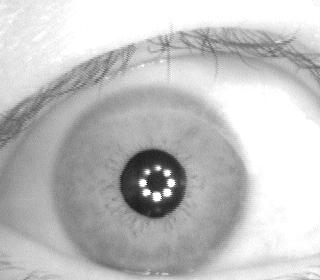
#> input picture S1202R03.jpg, 320 x 280 px
$ python garbage.py
#> lines starting #> are read from the running program, lines starting #| are printed output that depends on the picture; after the words box and inside, x2 and y2 are one past the last pixel; in counts of white or black regions, pixels touching at a corner belong together; long printed decimals are rounded
import numpy as np
import cv2

from tkinter import ttk
from tkinter.messagebox import showinfo
import tkinter as tk
from tkinter import filedialog
from tkinter.filedialog import askopenfile
from PIL import Image, ImageTk
import matplotlib.pyplot as plt
import statistics

class Iris_detection():
    def __init__(self, image_path):
        self._img = None
        self._img_path = image_path
        self._pupil = None
        self._iris_radius = None

    def load_image(self):

        self._img = cv2.imread(self._img_path)
#> self._img is the input picture: shape (280, 320, 3); min 5, max 255, mean 193.5
        self._original = self._img
        if type(self._img) is type(None):
            return False
        else:
            return True

    def convert_to_gray_scale(self):
        self._img = cv2.cvtColor(self._img, cv2.COLOR_BGR2GRAY)
#> self._img: shape (280, 320)

    def detect_pupil(self):
        _, thresh = cv2.threshold(self._img, 90, 255, cv2.THRESH_BINARY)
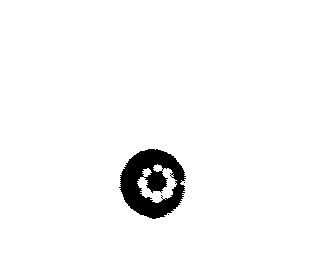
#> thresh: shape (280, 320); 96.9% white; 3 black regions (2 under 20 px)
        contours, _ = cv2.findContours(thresh, cv2.RETR_LIST, cv2.CHAIN_APPROX_SIMPLE)
#> contours = 15 contours, 12 with area under 20; largest, box (x1, y1, x2, y2) and area: (0, 0, 320, 280) 89001, (118, 148, 187, 220) 3596, (137, 164, 177, 203) 581
        #cv2.imwrite('opencv_th_tz.jpg', thresh)
        print(len(contours))
#| 15
        img_with_contours = np.copy(self._img)
        #cv2.drawContours(self._original, contours, -2, (0, 255, 0))
        cv2.drawContours(img_with_contours, contours, -2, (0, 255, 0))
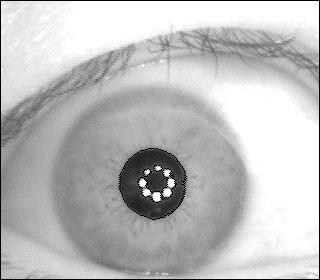
#> img_with_contours: shape (280, 320); min 0, max 255, mean 189.9
        # [16 lines of commented-out code are left out]
        c = cv2.HoughCircles(img_with_contours, cv2.HOUGH_GRADIENT, 2, 200, maxRadius=60)
#> c = [[155, 183, 35.6]]

        for l in c:
            for circle in l:
                center = (int(circle[0]), int(circle[1]))
                radius = int(circle[2])
                print('wtf',radius)
                cv2.circle(self._img, center, radius, (0, 0, 0), thickness=-1)
                #cv2.circle(self._original, center, radius, (0, 255, 0), thickness=1) #activar
                # cv2.imshow("pupil",self._img)
                # cv2.waitKey(0)
                self._pupil = (center[0], center[1], radius)
#> this loop made 1 pass
#| wtf 35
#> self._img: shape (280, 320); min 0, max 255, mean 189.8

    def detect_iris(self):
        _, t = cv2.threshold(self._img, 195, 255, cv2.THRESH_BINARY)
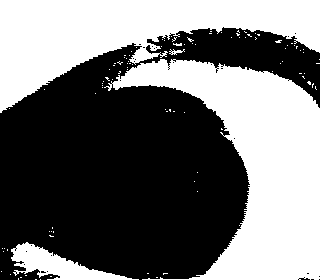
#> t: shape (280, 320); 44.8% white; 103 white regions (99 under 20 px)
        contours, _ = cv2.findContours(t, cv2.RETR_EXTERNAL, cv2.CHAIN_APPROX_SIMPLE)
#> contours = 103 contours, 99 with area under 20; largest, box (x1, y1, x2, y2) and area: (104, 59, 320, 280) 20574, (0, 0, 320, 113) 16348, (11, 242, 139, 280) 1768, (169, 49, 185, 55) 26
        cv2.imwrite('opencv_th_tz.jpg', t)
        img_with_contours = np.copy(self._img)
        cv2.drawContours(img_with_contours, contours, -1, (0, 255, 0))
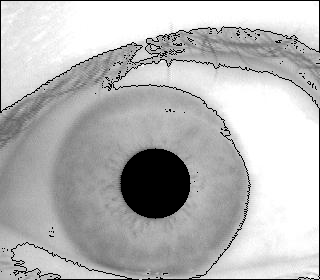
#> img_with_contours: shape (280, 320); min 0, max 255, mean 183.4


        c = cv2.HoughCircles(img_with_contours, cv2.HOUGH_GRADIENT, 2, self._pupil[2] * 2, maxRadius=170, minRadius=80)
#> c = [[151, 183, 98.4], [217, 137, 111.6]]
        print('len1',len(c))
#| len1 1
        for l in c:
            print('len',len(l))
            for circle in l:
                print('circle',circle)
                center = (self._pupil[0], self._pupil[1])
                radius = int(circle[2])
                self._iris_radius = radius
                mask = np.zeros((self._img.shape[0], self._img.shape[1], 1), np.uint8)
                print('lol',radius)
                cv2.circle(mask, center, radius, (255, 255, 255), thickness = -1)
                #cv2.circle(self._original, center, radius, (255, 255, 255), thickness = 1)
                self._img = cv2.bitwise_and(self._img, mask)
                break
#> this loop made 1 pass
#> l on pass 1: [[151, 183, 98.4], [217, 137, 111.6]]
#| len 2
#| circle [151.  183.   98.4]
#| lol 98
#> mask: shape (280, 320, 1); 33.6% white; 1 white region, box (x1, y1, x2, y2) and area: (57, 85, 254, 280) 30121

    def detect_anomalies(self):

        _, thresh = cv2.threshold(self._img, 140, 255, cv2.THRESH_BINARY)
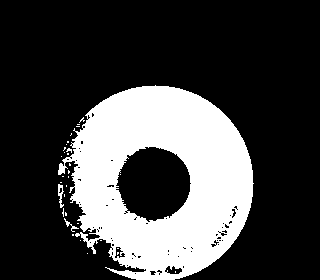
#> thresh: shape (280, 320); 26.4% white; 32 white regions (29 under 20 px)
        contours, _ = cv2.findContours(thresh, cv2.RETR_LIST, cv2.CHAIN_APPROX_SIMPLE)
#> contours = 111 contours, 104 with area under 20; largest, box (x1, y1, x2, y2) and area: (58, 85, 254, 280) 27465, (115, 146, 192, 223) 4260, (164, 265, 183, 275) 110, (114, 246, 126, 259) 83, (58, 184, 64, 208) 58, (231, 208, 237, 219) 30, (149, 270, 157, 276) 25
        cv2.imwrite('opencv_th_tz.jpg', thresh)

        contour_list = []
        #print('lenjorge',len(contours))
        for contour in contours:
            approx = cv2.approxPolyDP(contour,0.01*cv2.arcLength(contour,True),True)
            area = cv2.contourArea(contour)
            #print('lol1',len(approx),area)
            if ((len(approx) < 11) & (area < 100) ):
                #print('lol2',len(approx),area)
                contour_list.append(contour)
#> this loop made 111 passes
#> area on passes 4, 7, 27: 25, 110.5, 83
#> after the loop, contour_list = 97 contours, all with area under 20

        #cv2.imwrite('opencv_th_tz.jpg', thresh)
        #print(len(contours))
        img_with_contours = np.copy(self._img)
        #cv2.drawContours(self._original, contours, -2, (0, 255, 0))
        cv2.drawContours(self._original, contour_list, -2, (255, 0, 0))
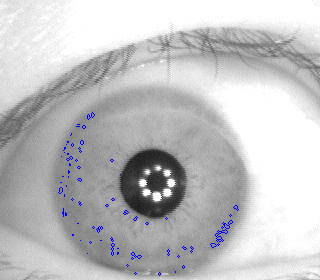
#> self._original: shape (280, 320, 3); 0.55% of pixels changed, all inside (x1, y1, x2, y2) = (58, 112, 239, 276)
        # _, t = cv2.threshold(self._img, 0, 10, cv2.THRESH_BINARY)
        # contours, _ = cv2.findContours(t, cv2.RETR_EXTERNAL, cv2.CHAIN_APPROX_SIMPLE)

        # img_with_contours = np.copy(self._img)
        # cv2.drawContours(self._original, contours, -1, (0, 255, 0))


        # # c = cv2.HoughCircles(img_with_contours, cv2.HOUGH_GRADIENT, 2, self._pupil[2] * 2, maxRadius=170, minRadius=80)
        # # for l in c:
        # #     for circle in l:
        # #         center = (self._pupil[0], self._pupil[1])
        # #         radius = int(circle[2])
        # #         mask = np.zeros((self._img.shape[0], self._img.shape[1], 1), np.uint8)
        # #         cv2.circle(mask, center, radius, (255, 255, 255), thickness = -1)
        # #         self._img = cv2.bitwise_and(self._img, mask)

    def histogram(self):
        # print(type(self._img))
        print('size',self._img.shape)

        imgpath = "test.tiff"
        img = cv2.imread(imgpath,0)
        data_f = self._img.ravel()
        data_f = np.delete(data_f, np.where(data_f == 0))
        plt.subplot(1,2,1)
        #plt.imshow(img,cmap='gray')
        plt.imshow(self._img)
        plt.title('image')
        plt.xticks([])
        plt.yticks([])

        plt.subplot(1,2,2)
        plt.hist(data_f,256,[0,255])
        plt.title('histogram')

        plt.show()

    def information(self):
        print('information')

        data = self._img.ravel()
        data_f = np.delete(data, np.where(data == 0))
        mean = statistics.mean(data_f)
#> mean = 163
        averague = np.average(data_f)
#> averague = 163.5
        median = statistics.median(data_f)
#> median = 35
        mode = statistics.mode(data_f)
#> mode = 176
        p5,p10,q1,q2,q3,p90= np.percentile(data_f, [5,10,25,50,75,90])
#> p5 = 136; p10 = 140; q1 = 150; q2 = 163; q3 = 175; p90 = 185
        iqr = q3 - q1
#> iqr = 25
        threshold = q1-1.5*iqr
#> threshold = 112.5
        max_value_words = max(data_f)
#> max_value_words = 255
        min_value_words = min(data_f)
#> min_value_words = 43
        var_value = np.var(data_f)
#> var_value = 382.1
        std_value = np.std(data_f)
#> std_value = 19.55
        print("mean:", mean)
#| mean: 163
        print("averague:", averague)
#| averague: 163.452
        print("median:", median)
#| median: 35.0
        print("q2:", q2)
#| q2: 163.0
        print("mode:", mode)
#| mode: 176
        print("q1:", q1)
#| q1: 150.0
        print("q3:", q3)
#| q3: 175.0
        print("p90:", p90)
#| p90: 185.0
        print("p5:", p5)
#| p5: 136.0
        print("p10:", p10)
#| p10: 140.0
        print("iqr:", iqr)
#| iqr: 25.0
        print("threshold atypical values",threshold)
#| threshold atypical values 112.5
        print("max:", max_value_words)
#| max: 255
        print("min:", min_value_words)
#| min: 43
        print("range:", max_value_words-min_value_words)
#| range: 212
        print("var:", var_value)
#| var: 382.073
        print("std:",std_value)
#| std: 19.547

    def draw_circules(self):
        radius_pupil = self._pupil[2]
        radius_iris = self._iris_radius
        print('pupil ',radius_pupil )
        print('iris ',radius_iris )
        diff = radius_iris - radius_pupil
        percentages = [0.01333 , 0.3222 , 0.4888 , 0.6888 , 0.8666,0.9555,1]
        raddi = [int(diff*x+radius_pupil) for x in percentages]

        print(raddi)
        center = (self._pupil[0], self._pupil[1])
        for radius in raddi:
            cv2.circle(self._original, center, radius, (0, 255, 0), thickness = 1)
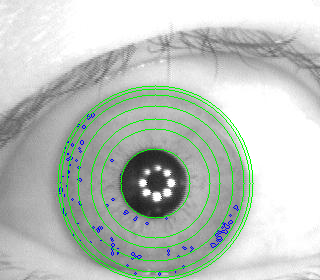
#> self._original: shape (280, 320, 3); 3.2% of pixels changed, all inside (x1, y1, x2, y2) = (57, 85, 254, 280)
    def start_detection(self):

        if(self.load_image()):
            self.convert_to_gray_scale()
            self.detect_pupil()
            self.detect_iris()
            self.detect_anomalies()
            self.information()
            #self.histogram()
            self.draw_circules()
            #imS = cv2.resize(self._img, (1280,720))
            #cv2.imshow("Result",imS)
            cv2.imshow("Result",self._original)
            #cv2.imshow("Result",self._img)
            cv2.waitKey(0)
        else:
            print('Image file "' + self._img_path + '" could not be loaded.')
        #cv2.destroyAllWindows()
        return self._img


# f_types = [('Jpg Files', '*.jpg')]
# filename = filedialog.askopenfilename(filetypes=f_types)
# id = Iris_detection(filename)

id = Iris_detection('S1202R03.jpg')

id.start_detection()

$ run again, with S1214R01.jpg copied over S1202R03.jpg
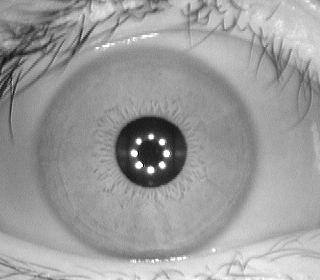
#> input picture S1214R01.jpg, 320 x 280 px
#> in load_image, self._img is the input picture: shape (280, 320, 3); min 0, max 255, mean 156.3
#> in detect_pupil, `_, thresh = cv2.threshold(self._img, 90, 255, cv2.THRESH_BINARY)`:
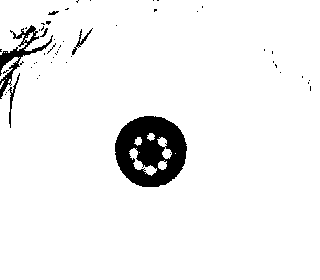
#> thresh: shape (280, 320); 94.8% white; 52 black regions (46 under 20 px)
#> in detect_pupil, `contours, _ = cv2.findContours(thresh, cv2.RETR_LIST, cv2.CHAIN_APPROX..`: contours = 81 contours, 67 with area under 20; largest, box (x1, y1, x2, y2) and area: (0, 0, 320, 280) 87896, (114, 115, 188, 188) 4146, (129, 148, 157, 176) 196, (8, 72, 21, 129) 182, (157, 137, 172, 159) 118
#| 81
#> in detect_pupil, `c = cv2.HoughCircles(img_with_contours, cv2.HOUGH_GRADIENT, 2, 200, ma..`: c = [[151, 155, 41.2]]
#> the loop in detect_pupil, `for l in c:` made 1 pass
#> (printed output is left out)
#> t: shape (280, 320); 11.6% white; 148 white regions (135 under 20 px)
#> in detect_iris, `contours, _ = cv2.findContours(t, cv2.RETR_EXTERNAL, cv2.CHAIN_APPROX_..`: contours = 148 contours, 137 with area under 20; largest, box (x1, y1, x2, y2) and area: (17, 222, 320, 280) 6571, (250, 5, 320, 66) 1838, (90, 2, 114, 21) 238, (238, 0, 250, 29) 138, (300, 238, 320, 252) 99
#> in detect_iris, `c = cv2.HoughCircles(img_with_contours, cv2.HOUGH_GRADIENT, 2, self._p..`: c = [[157, 159, 157.8], [239, 129, 129.2], [75, 163, 116]]
#| len1 1
#> the loop in detect_iris, `for l in c:` made 1 pass
#> l on pass 1: [[157, 159, 157.8], [239, 129, 129.2], [75, 163, 116]]
#> (printed output is left out)
#> in detect_anomalies, `contours, _ = cv2.findContours(thresh, cv2.RETR_LIST, cv2.CHAIN_APPROX..`: contours = 388 contours, 368 with area under 20; largest, box (x1, y1, x2, y2) and area: (0, 0, 309, 280) 61048, (103, 110, 194, 198) 5684, (180, 58, 259, 203) 2836, (20, 52, 41, 77) 120, (119, 8, 135, 22) 91
#> the loop in detect_anomalies, `for contour in contours:` made 388 passes
#> area on passes 5, 25, 35: 70, 37, 50.5
#> after the loop in detect_anomalies, `for contour in contours:`: contour_list = 361 contours, 360 with area under 20; largest, box (x1, y1, x2, y2) and area: (237, 191, 242, 201) 24
#> mean = 159
#> averague = 159.6
#> median = 157
#> mode = 160
#> p5 = 125; p10 = 132; q1 = 143; q2 = 157; q3 = 173; p90 = 194
#> iqr = 30
#> threshold = 98
#> max_value_words = 255
#> min_value_words = 15
#> var_value = 631.3
#> std_value = 25.13
#| mean: 159
#| averague: 159.625
#| median: 157
#| q2: 157.0
#| mode: 160
#| q1: 143.0
#| q3: 173.0
#| p90: 194.0
#| p5: 125.0
#| p10: 132.0
#| iqr: 30.0
#| threshold atypical values 98.0
#| max: 255
#| min: 15
#| range: 240
#| var: 631.343
#| std: 25.127
#> after the loop in draw_circules, `for radius in raddi:`:
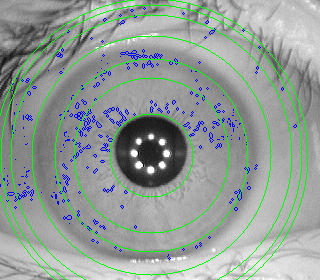
#> self._original: shape (280, 320, 3); mean B, G, R 151.5, 157.5, 146.6

$ run again, with 001_1_1.jpg copied over S1202R03.jpg
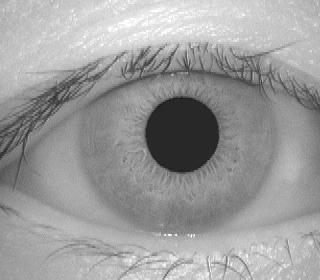
#> input picture 001_1_1.jpg, 320 x 280 px
#> in load_image, self._img is the input picture: shape (280, 320, 3); min 19, max 255, mean 155.9
#> in detect_pupil, `_, thresh = cv2.threshold(self._img, 90, 255, cv2.THRESH_BINARY)`:
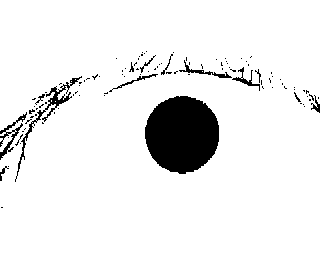
#> thresh: shape (280, 320); 93% white; 104 black regions (90 under 20 px)
#> in detect_pupil, `contours, _ = cv2.findContours(thresh, cv2.RETR_LIST, cv2.CHAIN_APPROX..`: contours = 160 contours, 137 with area under 20; largest, box (x1, y1, x2, y2) and area: (0, 0, 320, 280) 88597, (144, 95, 220, 175) 4608, (44, 81, 72, 111) 328, (178, 59, 233, 79) 238, (16, 119, 38, 177) 210
#| 160
#> in detect_pupil, `c = cv2.HoughCircles(img_with_contours, cv2.HOUGH_GRADIENT, 2, 200, ma..`: c = [[185, 127, 41.2]]
#> the loop in detect_pupil, `for l in c:` made 1 pass
#> (printed output is left out)
#> t: shape (280, 320); 17.8% white; 227 white regions (202 under 20 px)
#> in detect_iris, `contours, _ = cv2.findContours(t, cv2.RETR_EXTERNAL, cv2.CHAIN_APPROX_..`: contours = 226 contours, 215 with area under 20; largest, box (x1, y1, x2, y2) and area: (5, 0, 305, 73) 12068, (137, 250, 209, 280) 827, (234, 239, 277, 277) 700, (122, 270, 165, 280) 217, (208, 251, 225, 280) 136
#> in detect_iris, `c = cv2.HoughCircles(img_with_contours, cv2.HOUGH_GRADIENT, 2, self._p..`: c = [[149, 149, 129.2], [233, 173, 107.2]]
#| len1 1
#> the loop in detect_iris, `for l in c:` made 1 pass
#> l on pass 1: [[149, 149, 129.2], [233, 173, 107.2]]
#> (printed output is left out)
#> in detect_anomalies, `contours, _ = cv2.findContours(thresh, cv2.RETR_LIST, cv2.CHAIN_APPROX..`: contours = 382 contours, 363 with area under 20; largest, box (x1, y1, x2, y2) and area: (70, 0, 308, 100) 10414, (57, 94, 312, 257) 9436, (106, 78, 251, 209) 5374, (247, 132, 272, 165) 184, (57, 96, 82, 120) 122
#> the loop in detect_anomalies, `for contour in contours:` made 382 passes
#> area on passes 24, 36, 49: 41, 23, 22.5
#> after the loop in detect_anomalies, `for contour in contours:`: contour_list = 348 contours, 346 with area under 20; largest, box (x1, y1, x2, y2) and area: (122, 156, 128, 164) 25, (183, 181, 187, 191) 21
#> mean = 154
#> averague = 154.1
#> median = 18
#> mode = 134
#> p5 = 106; p10 = 121; q1 = 133; q2 = 146; q3 = 170; p90 = 213
#> iqr = 37
#> threshold = 77.5
#> max_value_words = 255
#> min_value_words = 27
#> var_value = 1245.4
#> std_value = 35.29
#| mean: 154
#| averague: 154.118
#| median: 18.0
#| q2: 146.0
#| mode: 134
#| q1: 133.0
#| q3: 170.0
#| p90: 213.0
#| p5: 106.0
#| p10: 121.0
#| iqr: 37.0
#| threshold atypical values 77.5
#| max: 255
#| min: 27
#| range: 228
#| var: 1245.364
#| std: 35.290
#> after the loop in draw_circules, `for radius in raddi:`:
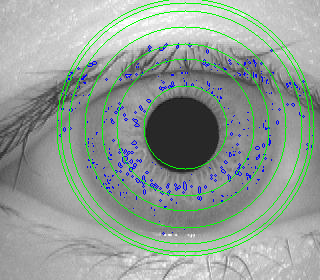
#> self._original: shape (280, 320, 3); mean B, G, R 150.9, 157.7, 147.1

$ run again, with 001_1_2.jpg copied over S1202R03.jpg
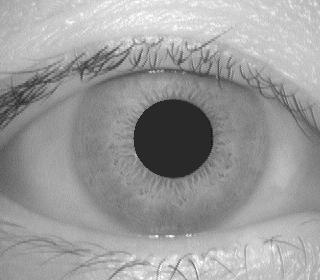
#> input picture 001_1_2.jpg, 320 x 280 px
#> in load_image, self._img is the input picture: shape (280, 320, 3); min 12, max 255, mean 155
#> in detect_pupil, `contours, _ = cv2.findContours(thresh, cv2.RETR_LIST, cv2.CHAIN_APPROX..`: contours = 148 contours, 138 with area under 20; largest, box (x1, y1, x2, y2) and area: (0, 0, 320, 280) 88182, (132, 98, 215, 180) 5095, (184, 70, 217, 80) 128, (77, 60, 91, 80) 91, (106, 60, 123, 72) 58
#| 148
#> in detect_pupil, `c = cv2.HoughCircles(img_with_contours, cv2.HOUGH_GRADIENT, 2, 200, ma..`: c = [[123, 79, 36.8]]
#> the loop in detect_pupil, `for l in c:` made 1 pass
#> (printed output is left out)
#> t: shape (280, 320); 17.8% white; 184 white regions (169 under 20 px)
#> in detect_iris, `contours, _ = cv2.findContours(t, cv2.RETR_EXTERNAL, cv2.CHAIN_APPROX_..`: contours = 182 contours, 174 with area under 20; largest, box (x1, y1, x2, y2) and area: (18, 0, 320, 84) 11841, (192, 232, 281, 280) 1809, (122, 251, 182, 280) 768, (177, 259, 197, 280) 186, (276, 67, 300, 80) 74, (279, 247, 294, 265) 41, (124, 254, 136, 263) 39, (188, 39, 201, 49) 26
#> in detect_iris, `c = cv2.HoughCircles(img_with_contours, cv2.HOUGH_GRADIENT, 2, self._p..`: c = [[159, 147, 131.4], [225, 177, 100.6], [79, 129, 129.2], [289, 137, 124.8]]
#| len1 1
#> the loop in detect_iris, `for l in c:` made 1 pass
#| len 4
#| circle [159.  147.  131.4]
#| lol 131
#> in detect_anomalies, `contours, _ = cv2.findContours(thresh, cv2.RETR_LIST, cv2.CHAIN_APPROX..`: contours = 283 contours, 266 with area under 20; largest, box (x1, y1, x2, y2) and area: (0, 0, 254, 86) 14697, (25, 94, 98, 208) 3650, (100, 109, 225, 209) 2674, (18, 71, 88, 120) 620, (153, 77, 197, 101) 411
#> the loop in detect_anomalies, `for contour in contours:` made 283 passes
#> area on passes 17, 54: 22.5, 21
#> after the loop in detect_anomalies, `for contour in contours:`: contour_list = 260 contours, 257 with area under 20; largest, box (x1, y1, x2, y2) and area: (139, 188, 144, 196) 22, (104, 121, 109, 130) 22, (111, 167, 116, 178) 21
#> mean = 146
#> median = 18
#> mode = 41
#> q1 = 128; q2 = 146; q3 = 186; p90 = 212
#> iqr = 58
#> threshold = 41
#> max_value_words = 255
#> min_value_words = 12
#> var_value = 2679.7
#> std_value = 51.77
#| mean: 146
#| averague: 146.022
#| median: 18.0
#| q2: 146.0
#| mode: 41
#| q1: 128.0
#| q3: 186.0
#| p90: 212.0
#| p5: 41.0
#| p10: 41.0
#| iqr: 58.0
#| threshold atypical values 41.0
#| max: 255
#| min: 12
#| range: 243
#| var: 2679.708
#| std: 51.766
#> after the loop in draw_circules, `for radius in raddi:`:
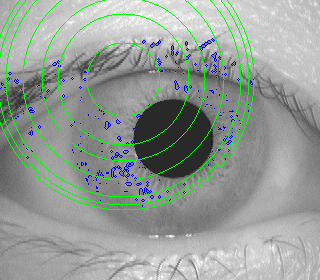
#> self._original: shape (280, 320, 3); mean B, G, R 151.4, 156.8, 148.6
